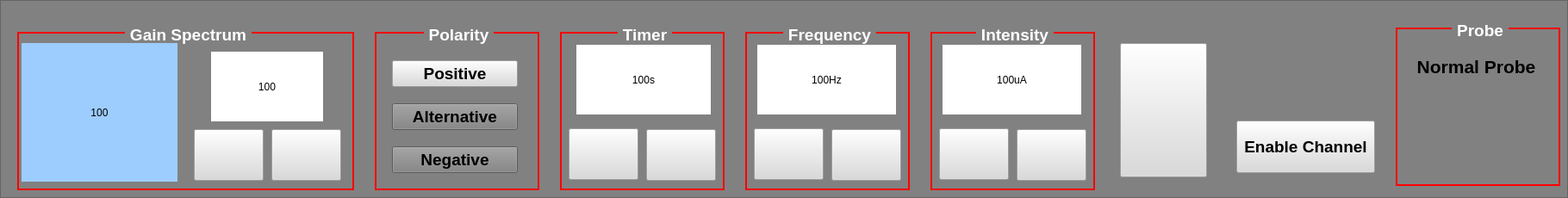
               <widget class="QFrame" name="frame_2">
                <property name="styleSheet">
                 <string notr="true">background-color: rgb(129, 129, 129);</string>
                </property>
                <property name="frameShape">
                 <enum>QFrame::StyledPanel</enum>
                </property>
                <property name="frameShadow">
                 <enum>QFrame::Raised</enum>
                </property>
                <widget class="QGroupBox" name="groupBox_4">
                 <property name="geometry">
                  <rect>
                   <x>1080</x>
                   <y>25</y>
                   <width>191</width>
                   <height>196</height>
                  </rect>
                 </property>
                 <property name="font">
                  <font>
                   <family>Liberation Sans</family>
                   <pointsize>14</pointsize>
                   <weight>75</weight>
                   <bold>true</bold>
                  </font>
                 </property>
                 <property name="styleSheet">
                  <string notr="true">QGroupBox{
border: 2px solid red;
margin-top: 12px;
}

QGroupBox::title{
background-color: rgb(129, 129, 129);
color: rgb(255, 255, 255);
/*subcontrol-origin: top right;*/
subcontrol-position: top center;
padding: 0 3px 0 3px;
top: -8px;
}</string>
                 </property>
                 <property name="title">
                  <string>Intensity</string>
                 </property>
                 <property name="alignment">
                  <set>Qt::AlignCenter</set>
                 </property>
                 <widget class="QLabel" name="ch1_pwrLabel">
                  <property name="geometry">
                   <rect>
                    <x>14</x>
                    <y>27</y>
                    <width>161</width>
                    <height>81</height>
                   </rect>
                  </property>
                  <property name="minimumSize">
                   <size>
                    <width>130</width>
                    <height>80</height>
                   </size>
                  </property>
                  <property name="styleSheet">
                   <string notr="true">background-color: rgb(255, 255, 255);
font: 75 36pt &quot;Liberation Sans&quot;;</string>
                  </property>
                  <property name="text">
                   <string>100uA</string>
                  </property>
                  <property name="alignment">
                   <set>Qt::AlignCenter</set>
                  </property>
                 </widget>
                 <widget class="QPushButton" name="ch1_pwrDwnButton">
                  <property name="geometry">
                   <rect>
                    <x>10</x>
                    <y>124</y>
                    <width>81</width>
                    <height>60</height>
                   </rect>
                  </property>
                  <property name="minimumSize">
                   <size>
                    <width>60</width>
                    <height>60</height>
                   </size>
                  </property>
                  <property name="styleSheet">
                   <string notr="true">background-color: rgb(218, 218, 218);</string>
                  </property>
                  <property name="text">
                   <string/>
                  </property>
                  <property name="icon">
                   <iconset resource="microc_res.qrc">
                    <normaloff>:/icons/resources/go-down-symbolic.symbolic.png</normaloff>:/icons/resources/go-down-symbolic.symbolic.png</iconset>
                  </property>
                  <property name="iconSize">
                   <size>
                    <width>50</width>
                    <height>50</height>
                   </size>
                  </property>
                 </widget>
                 <widget class="QPushButton" name="ch1_pwrUpButton">
                  <property name="geometry">
                   <rect>
                    <x>100</x>
                    <y>125</y>
                    <width>81</width>
                    <height>60</height>
                   </rect>
                  </property>
                  <property name="minimumSize">
                   <size>
                    <width>60</width>
                    <height>60</height>
                   </size>
                  </property>
                  <property name="styleSheet">
                   <string notr="true">background-color: rgb(218, 218, 218);</string>
                  </property>
                  <property name="text">
                   <string/>
                  </property>
                  <property name="icon">
                   <iconset resource="microc_res.qrc">
                    <normaloff>:/icons/resources/go-up-symbolic.symbolic.png</normaloff>:/icons/resources/go-up-symbolic.symbolic.png</iconset>
                  </property>
                  <property name="iconSize">
                   <size>
                    <width>50</width>
                    <height>50</height>
                   </size>
                  </property>
                 </widget>
                </widget>
                <widget class="QGroupBox" name="groupBox_5">
                 <property name="geometry">
                  <rect>
                   <x>865</x>
                   <y>25</y>
                   <width>191</width>
                   <height>196</height>
                  </rect>
                 </property>
                 <property name="font">
                  <font>
                   <family>Liberation Sans</family>
                   <pointsize>14</pointsize>
                   <weight>75</weight>
                   <bold>true</bold>
                  </font>
                 </property>
                 <property name="styleSheet">
                  <string notr="true">QGroupBox{
border: 2px solid red;
margin-top: 12px;
}

QGroupBox::title{
background-color: rgb(129, 129, 129);
color: rgb(255, 255, 255);
/*subcontrol-origin: top right;*/
subcontrol-position: top center;
padding: 0 3px 0 3px;
top: -8px;
}</string>
                 </property>
                 <property name="title">
                  <string>Frequency</string>
                 </property>
                 <property name="alignment">
                  <set>Qt::AlignCenter</set>
                 </property>
                 <widget class="QLabel" name="ch1_freqLabel">
                  <property name="geometry">
                   <rect>
                    <x>14</x>
                    <y>27</y>
                    <width>161</width>
                    <height>81</height>
                   </rect>
                  </property>
                  <property name="minimumSize">
                   <size>
                    <width>130</width>
                    <height>80</height>
                   </size>
                  </property>
                  <property name="styleSheet">
                   <string notr="true">background-color: rgb(255, 255, 255);
font: 75 36pt &quot;Liberation Sans&quot;;</string>
                  </property>
                  <property name="text">
                   <string>100Hz</string>
                  </property>
                  <property name="alignment">
                   <set>Qt::AlignCenter</set>
                  </property>
                 </widget>
                 <widget class="QPushButton" name="ch1_freqDwnButton">
                  <property name="geometry">
                   <rect>
                    <x>10</x>
                    <y>124</y>
                    <width>81</width>
                    <height>60</height>
                   </rect>
                  </property>
                  <property name="minimumSize">
                   <size>
                    <width>60</width>
                    <height>60</height>
                   </size>
                  </property>
                  <property name="styleSheet">
                   <string notr="true">background-color: rgb(218, 218, 218);</string>
                  </property>
                  <property name="text">
                   <string/>
                  </property>
                  <property name="icon">
                   <iconset resource="microc_res.qrc">
                    <normaloff>:/icons/resources/go-down-symbolic.symbolic.png</normaloff>:/icons/resources/go-down-symbolic.symbolic.png</iconset>
                  </property>
                  <property name="iconSize">
                   <size>
                    <width>50</width>
                    <height>50</height>
                   </size>
                  </property>
                 </widget>
                 <widget class="QPushButton" name="ch1_freqUpButton">
                  <property name="geometry">
                   <rect>
                    <x>100</x>
                    <y>125</y>
                    <width>81</width>
                    <height>60</height>
                   </rect>
                  </property>
                  <property name="minimumSize">
                   <size>
                    <width>60</width>
                    <height>60</height>
                   </size>
                  </property>
                  <property name="styleSheet">
                   <string notr="true">background-color: rgb(218, 218, 218);</string>
                  </property>
                  <property name="text">
                   <string/>
                  </property>
                  <property name="icon">
                   <iconset resource="microc_res.qrc">
                    <normaloff>:/icons/resources/go-up-symbolic.symbolic.png</normaloff>:/icons/resources/go-up-symbolic.symbolic.png</iconset>
                  </property>
                  <property name="iconSize">
                   <size>
                    <width>50</width>
                    <height>50</height>
                   </size>
                  </property>
                 </widget>
                </widget>
                <widget class="QGroupBox" name="groupBox_6">
                 <property name="geometry">
                  <rect>
                   <x>650</x>
                   <y>25</y>
                   <width>191</width>
                   <height>196</height>
                  </rect>
                 </property>
                 <property name="font">
                  <font>
                   <family>Liberation Sans</family>
                   <pointsize>14</pointsize>
                   <weight>75</weight>
                   <bold>true</bold>
                  </font>
                 </property>
                 <property name="styleSheet">
                  <string notr="true">QGroupBox{
border: 2px solid red;
margin-top: 12px;
}

QGroupBox::title{
background-color: rgb(129, 129, 129);
color: rgb(255, 255, 255);
/*subcontrol-origin: top right;*/
subcontrol-position: top center;
padding: 0 3px 0 3px;
top: -8px;
}</string>
                 </property>
                 <property name="title">
                  <string>Timer</string>
                 </property>
                 <property name="alignment">
                  <set>Qt::AlignCenter</set>
                 </property>
                 <widget class="QLabel" name="ch1_timerLabel">
                  <property name="geometry">
                   <rect>
                    <x>19</x>
                    <y>27</y>
                    <width>156</width>
                    <height>81</height>
                   </rect>
                  </property>
                  <property name="minimumSize">
                   <size>
                    <width>130</width>
                    <height>80</height>
                   </size>
                  </property>
                  <property name="styleSheet">
                   <string notr="true">background-color: rgb(255, 255, 255);
font: 75 36pt &quot;Liberation Sans&quot;;</string>
                  </property>
                  <property name="text">
                   <string>100s</string>
                  </property>
                  <property name="alignment">
                   <set>Qt::AlignCenter</set>
                  </property>
                 </widget>
                 <widget class="QPushButton" name="ch1_timerDwnButton">
                  <property name="geometry">
                   <rect>
                    <x>10</x>
                    <y>124</y>
                    <width>81</width>
                    <height>60</height>
                   </rect>
                  </property>
                  <property name="minimumSize">
                   <size>
                    <width>60</width>
                    <height>60</height>
                   </size>
                  </property>
                  <property name="styleSheet">
                   <string notr="true">background-color: rgb(218, 218, 218);</string>
                  </property>
                  <property name="text">
                   <string/>
                  </property>
                  <property name="icon">
                   <iconset resource="microc_res.qrc">
                    <normaloff>:/icons/resources/go-down-symbolic.symbolic.png</normaloff>:/icons/resources/go-down-symbolic.symbolic.png</iconset>
                  </property>
                  <property name="iconSize">
                   <size>
                    <width>50</width>
                    <height>50</height>
                   </size>
                  </property>
                 </widget>
                 <widget class="QPushButton" name="ch1_timerUpButton">
                  <property name="geometry">
                   <rect>
                    <x>100</x>
                    <y>125</y>
                    <width>81</width>
                    <height>60</height>
                   </rect>
                  </property>
                  <property name="minimumSize">
                   <size>
                    <width>60</width>
                    <height>60</height>
                   </size>
                  </property>
                  <property name="styleSheet">
                   <string notr="true">background-color: rgb(218, 218, 218);</string>
                  </property>
                  <property name="text">
                   <string/>
                  </property>
                  <property name="icon">
                   <iconset resource="microc_res.qrc">
                    <normaloff>:/icons/resources/go-up-symbolic.symbolic.png</normaloff>:/icons/resources/go-up-symbolic.symbolic.png</iconset>
                  </property>
                  <property name="iconSize">
                   <size>
                    <width>50</width>
                    <height>50</height>
                   </size>
                  </property>
                 </widget>
                </widget>
                <widget class="QGroupBox" name="groupBox_7">
                 <property name="geometry">
                  <rect>
                   <x>435</x>
                   <y>25</y>
                   <width>191</width>
                   <height>196</height>
                  </rect>
                 </property>
                 <property name="font">
                  <font>
                   <family>Liberation Sans</family>
                   <pointsize>14</pointsize>
                   <weight>75</weight>
                   <bold>true</bold>
                  </font>
                 </property>
                 <property name="styleSheet">
                  <string notr="true">QGroupBox{
border: 2px solid red;
margin-top: 12px;
}

QGroupBox::title{
background-color: rgb(129, 129, 129);
color: rgb(255, 255, 255);
/*subcontrol-origin: top right;*/
subcontrol-position: top center;
padding: 0 3px 0 3px;
top: -8px;
}</string>
                 </property>
                 <property name="title">
                  <string>Polarity</string>
                 </property>
                 <property name="alignment">
                  <set>Qt::AlignCenter</set>
                 </property>
                 <widget class="QPushButton" name="ch1_posButton">
                  <property name="geometry">
                   <rect>
                    <x>20</x>
                    <y>45</y>
                    <width>146</width>
                    <height>31</height>
                   </rect>
                  </property>
                  <property name="font">
                   <font>
                    <family>Liberation Sans</family>
                    <pointsize>14</pointsize>
                    <weight>75</weight>
                    <bold>true</bold>
                   </font>
                  </property>
                  <property name="focusPolicy">
                   <enum>Qt::NoFocus</enum>
                  </property>
                  <property name="styleSheet">
                   <string notr="true">background-color: rgb(218, 218, 218);</string>
                  </property>
                  <property name="text">
                   <string>Positive</string>
                  </property>
                 </widget>
                 <widget class="QPushButton" name="ch1_altButton">
                  <property name="geometry">
                   <rect>
                    <x>20</x>
                    <y>95</y>
                    <width>146</width>
                    <height>31</height>
                   </rect>
                  </property>
                  <property name="font">
                   <font>
                    <family>Liberation Sans</family>
                    <pointsize>14</pointsize>
                    <weight>75</weight>
                    <bold>true</bold>
                   </font>
                  </property>
                  <property name="focusPolicy">
                   <enum>Qt::NoFocus</enum>
                  </property>
                  <property name="text">
                   <string>Alternative</string>
                  </property>
                 </widget>
                 <widget class="QPushButton" name="ch1_negButton">
                  <property name="geometry">
                   <rect>
                    <x>20</x>
                    <y>145</y>
                    <width>146</width>
                    <height>31</height>
                   </rect>
                  </property>
                  <property name="font">
                   <font>
                    <family>Liberation Sans</family>
                    <pointsize>14</pointsize>
                    <weight>75</weight>
                    <bold>true</bold>
                   </font>
                  </property>
                  <property name="focusPolicy">
                   <enum>Qt::NoFocus</enum>
                  </property>
                  <property name="text">
                   <string>Negative</string>
                  </property>
                 </widget>
                </widget>
                <widget class="QGroupBox" name="groupBox_8">
                 <property name="geometry">
                  <rect>
                   <x>20</x>
                   <y>25</y>
                   <width>391</width>
                   <height>196</height>
                  </rect>
                 </property>
                 <property name="font">
                  <font>
                   <family>Liberation Sans</family>
                   <pointsize>14</pointsize>
                   <weight>75</weight>
                   <bold>true</bold>
                  </font>
                 </property>
                 <property name="styleSheet">
                  <string notr="true">QGroupBox{
border: 2px solid red;
margin-top: 12px;
}

QGroupBox::title{
background-color: rgb(129, 129, 129);
color: rgb(255, 255, 255);
/*subcontrol-origin: top right;*/
subcontrol-position: top center;
padding: 0 3px 0 3px;
top: -8px;
}</string>
                 </property>
                 <property name="title">
                  <string>Gain Spectrum</string>
                 </property>
                 <property name="alignment">
                  <set>Qt::AlignCenter</set>
                 </property>
                 <widget class="QLabel" name="ch1_displayLabel">
                  <property name="geometry">
                   <rect>
                    <x>5</x>
                    <y>25</y>
                    <width>181</width>
                    <height>161</height>
                   </rect>
                  </property>
                  <property name="styleSheet">
                   <string notr="true">background-color: rgb(157, 205, 255);
font: 75 65pt &quot;Liberation Sans&quot;;</string>
                  </property>
                  <property name="text">
                   <string>100</string>
                  </property>
                  <property name="alignment">
                   <set>Qt::AlignCenter</set>
                  </property>
                 </widget>
                 <widget class="QLabel" name="ch1_gainLabel">
                  <property name="geometry">
                   <rect>
                    <x>225</x>
                    <y>35</y>
                    <width>130</width>
                    <height>81</height>
                   </rect>
                  </property>
                  <property name="minimumSize">
                   <size>
                    <width>130</width>
                    <height>80</height>
                   </size>
                  </property>
                  <property name="styleSheet">
                   <string notr="true">background-color: rgb(255, 255, 255);
font: 75 36pt &quot;Liberation Sans&quot;;</string>
                  </property>
                  <property name="text">
                   <string>100</string>
                  </property>
                  <property name="alignment">
                   <set>Qt::AlignCenter</set>
                  </property>
                 </widget>
                 <widget class="QPushButton" name="ch1_gainDwnButton">
                  <property name="geometry">
                   <rect>
                    <x>205</x>
                    <y>125</y>
                    <width>81</width>
                    <height>60</height>
                   </rect>
                  </property>
                  <property name="minimumSize">
                   <size>
                    <width>60</width>
                    <height>60</height>
                   </size>
                  </property>
                  <property name="styleSheet">
                   <string notr="true">background-color: rgb(218, 218, 218);</string>
                  </property>
                  <property name="text">
                   <string/>
                  </property>
                  <property name="icon">
                   <iconset resource="microc_res.qrc">
                    <normaloff>:/icons/resources/go-down-symbolic.symbolic.png</normaloff>:/icons/resources/go-down-symbolic.symbolic.png</iconset>
                  </property>
                  <property name="iconSize">
                   <size>
                    <width>50</width>
                    <height>50</height>
                   </size>
                  </property>
                 </widget>
                 <widget class="QPushButton" name="ch1_gainUpButton">
                  <property name="geometry">
                   <rect>
                    <x>295</x>
                    <y>125</y>
                    <width>81</width>
                    <height>60</height>
                   </rect>
                  </property>
                  <property name="minimumSize">
                   <size>
                    <width>60</width>
                    <height>60</height>
                   </size>
                  </property>
                  <property name="styleSheet">
                   <string notr="true">background-color: rgb(218, 218, 218);</string>
                  </property>
                  <property name="text">
                   <string/>
                  </property>
                  <property name="icon">
                   <iconset resource="microc_res.qrc">
                    <normaloff>:/icons/resources/go-up-symbolic.symbolic.png</normaloff>:/icons/resources/go-up-symbolic.symbolic.png</iconset>
                  </property>
                  <property name="iconSize">
                   <size>
                    <width>50</width>
                    <height>50</height>
                   </size>
                  </property>
                 </widget>
                </widget>
                <widget class="QPushButton" name="ch1_startButton">
                 <property name="geometry">
                  <rect>
                   <x>1300</x>
                   <y>50</y>
                   <width>101</width>
                   <height>156</height>
                  </rect>
                 </property>
                 <property name="styleSheet">
                  <string notr="true">background-color: rgb(218, 218, 218);</string>
                 </property>
                 <property name="text">
                  <string/>
                 </property>
                 <property name="icon">
                  <iconset resource="microc_res.qrc">
                   <normaloff>:/icons/resources/pan-start-symbolic-rtl.symbolic.png</normaloff>:/icons/resources/pan-start-symbolic-rtl.symbolic.png</iconset>
                 </property>
                 <property name="iconSize">
                  <size>
                   <width>32</width>
                   <height>32</height>
                  </size>
                 </property>
                </widget>
                <widget class="QPushButton" name="ch1_enableButton">
                 <property name="geometry">
                  <rect>
                   <x>1435</x>
                   <y>140</y>
                   <width>161</width>
                   <height>61</height>
                  </rect>
                 </property>
                 <property name="font">
                  <font>
                   <family>Liberation Sans</family>
                   <pointsize>14</pointsize>
                   <weight>75</weight>
                   <bold>true</bold>
                  </font>
                 </property>
                 <property name="focusPolicy">
                  <enum>Qt::NoFocus</enum>
                 </property>
                 <property name="styleSheet">
                  <string notr="true">background-color: rgb(218, 218, 218);</string>
                 </property>
                 <property name="text">
                  <string>Enable Channel</string>
                 </property>
                </widget>
                <widget class="QGroupBox" name="groupBox_9">
                 <property name="geometry">
                  <rect>
                   <x>1620</x>
                   <y>20</y>
                   <width>191</width>
                   <height>196</height>
                  </rect>
                 </property>
                 <property name="font">
                  <font>
                   <family>Liberation Sans</family>
                   <pointsize>14</pointsize>
                   <weight>75</weight>
                   <bold>true</bold>
                  </font>
                 </property>
                 <property name="styleSheet">
                  <string notr="true">QGroupBox{
border: 2px solid red;
margin-top: 12px;
}

QGroupBox::title{
background-color: rgb(129, 129, 129);
color: rgb(255, 255, 255);
/*subcontrol-origin: top right;*/
subcontrol-position: top center;
padding: 0 3px 0 3px;
top: -8px;
}</string>
                 </property>
                 <property name="title">
                  <string>Probe</string>
                 </property>
                 <property name="alignment">
                  <set>Qt::AlignCenter</set>
                 </property>
                 <widget class="QLabel" name="ch1_probeLabel">
                  <property name="geometry">
                   <rect>
                    <x>18</x>
                    <y>45</y>
                    <width>151</width>
                    <height>131</height>
                   </rect>
                  </property>
                  <property name="font">
                   <font>
                    <family>Liberation Sans</family>
                    <pointsize>16</pointsize>
                    <weight>75</weight>
                    <bold>true</bold>
                   </font>
                  </property>
                  <property name="text">
                   <string>Normal Probe</string>
                  </property>
                  <property name="alignment">
                   <set>Qt::AlignHCenter|Qt::AlignTop</set>
                  </property>
                 </widget>
                </widget>
               </widget>
